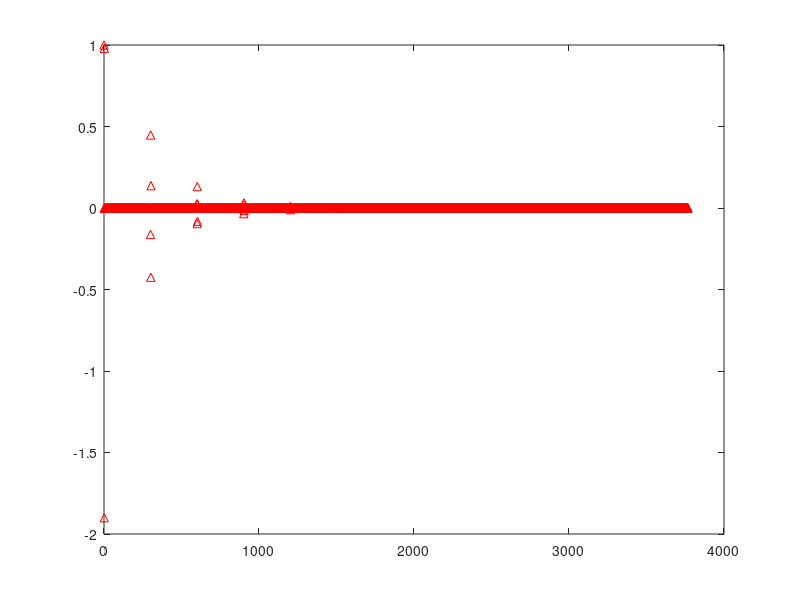

This figure's MATLAB source:
pkg load control; pkg load signal;
clear; clear all; close all;

% - - - - - - - - - - - - - - - - - - - - - - - - - - - - - - - - - - - - - - -
% Filtro por metodologia TIIR
% - - - - - - - - - - - - - - - - - - - - - - - - - - - - - - - - - - - - - - -
% Coeficientes para HFIR+ = HFIR1
a = 0.162126;
b = 0.139977;
p = 1.9;
q = 0.98;
N = 300;

% Funcion transferencia HFIR+ = HFIR1
num_HFIR1 = [1 zeros(1,N-1) a -b];
den_HFIR1 = [1 -p q zeros(1,N-1)];
impz(den_HFIR1,num_HFIR1)

% - - - - - - - - - - - - - - - - - - - - - - - - - - - - - - - - - - - - - - -
% Filtro ellip 6-A
% - - - - - - - - - - - - - - - - - - - - - - - - - - - - - - - - - - - - - - -
% Datos del filtro
n = 6;
rp = 0.035;
rs = 25;
wp = 0.1;

% Calculo de los coeficientes
[b,a] = ellip(n,rp,rs,wp);
